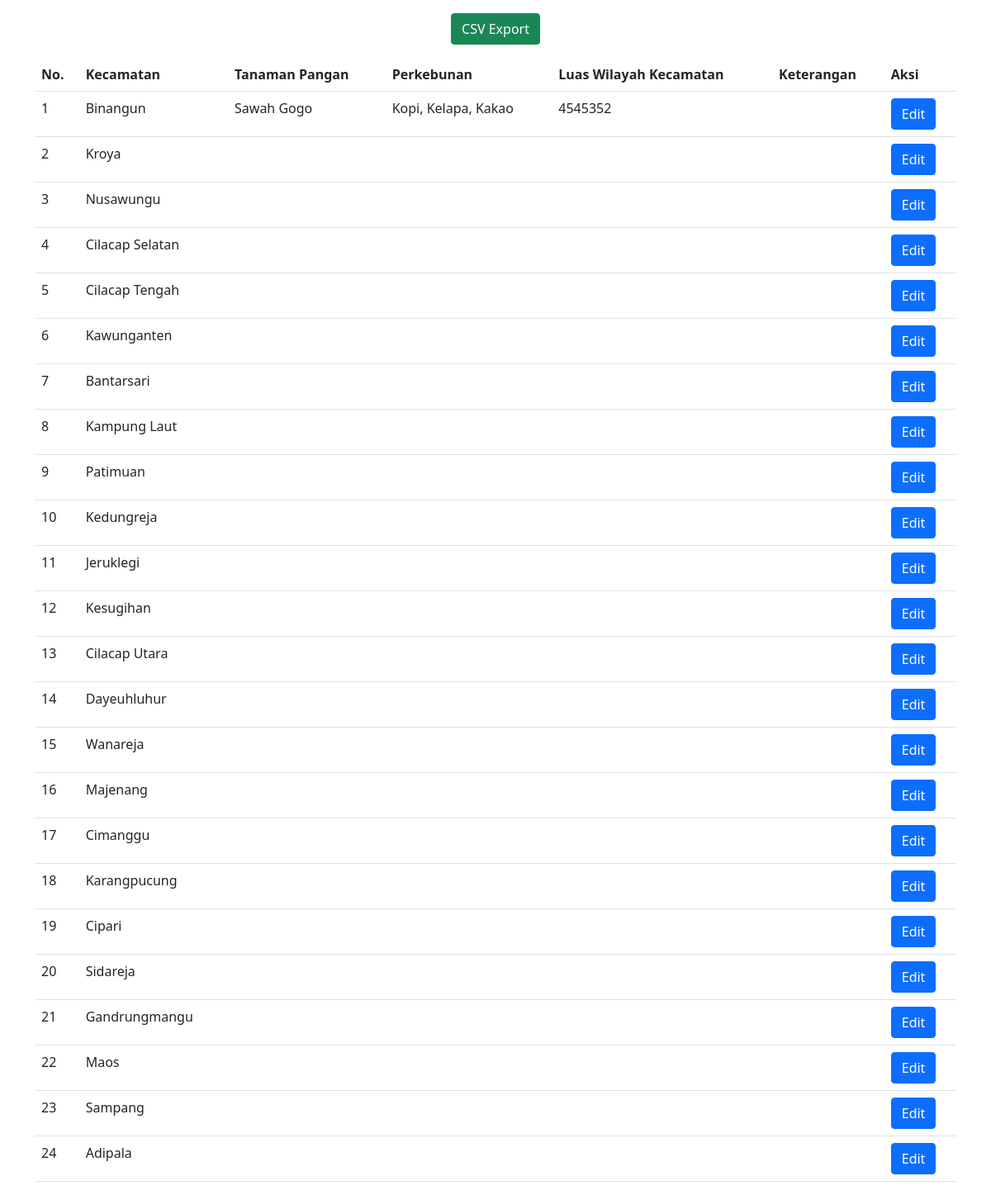
The page / on the database its author committed.
### tables this page shows
CREATE TABLE `tata_guna_lahan` (
  `id_wilayah_kecamatan` int(11) NOT NULL,
  `nama_kecamatan` varchar(100) DEFAULT NULL,
  `tanaman_pangan` varchar(256) DEFAULT NULL,
  `perkebunan` varchar(256) DEFAULT NULL,
  `luas_wilayah_kecamatan` varchar(100) DEFAULT NULL,
  `keterangan` text
);

### data_lahan.php (the view)
<?php
    require_once("koneksi.php");
    $sql = "select * from tata_guna_lahan";
    $result = mysqli_query($conn, $sql);
?>
<main class="container table-responsive">
    <table class="table">
        <tr>
            <th>No.</th>
            <th>Kecamatan</th>
            <th>Tanaman Pangan</th>
            <th>Perkebunan</th>
            <th>Luas Wilayah Kecamatan</th>
            <th>Keterangan</th>
            <th>Aksi</th>
        </tr>
        <?php
            if (mysqli_num_rows($result) > 0) {
                $no = 0;
                while ($row = mysqli_fetch_assoc($result)) {
                    $no++;
                    echo "<tr>";
                    echo "<td>" . $no . "</td>";
                    echo "<td>" . $row['nama_kecamatan'] . "</td>";
                    echo "<td>" . $row['tanaman_pangan'] . "</td>";
                    echo "<td>" . $row['perkebunan'] . "</td>";
                    echo "<td>" . $row['luas_wilayah_kecamatan'] . "</td>";
                    echo "<td>" . $row['keterangan'] . "</td>";
                    echo "<td><button class='btn btn-primary' ><a style='color:white; text-decoration: none;' href='form_edit_data_lahan.php?id=".$row['id_wilayah_kecamatan']."'>Edit</a></button>
                        </td>";
                    }
                }
                ?>
    </table>
</main>

### index.php (shortened to what this page needs)
<!DOCTYPE html>
<html lang="en">
<head>
     <link href="https://cdn.jsdelivr.net/npm/bootstrap@5.0.0-beta1/dist/css/bootstrap.min.css" rel="stylesheet">
</head>
<body>
    <p>
        <form method="post" action="export.php" align="center">
            <input type="submit" name="export" value="CSV Export" class="btn btn-success" />
        </form>
    </p>
    <?php
    include('data_lahan.php');
    ?>
</body>
</html>

### rows shown on the page
tata_guna_lahan: nama_kecamatan "Binangun", tanaman_pangan "Sawah Gogo", perkebunan "Kopi, Kelapa, Kakao", luas_wilayah_kecamatan "4545352"
tata_guna_lahan: nama_kecamatan "Kroya"
tata_guna_lahan: nama_kecamatan "Nusawungu"
tata_guna_lahan: nama_kecamatan "Cilacap Selatan"
tata_guna_lahan: nama_kecamatan "Cilacap Tengah"
tata_guna_lahan: nama_kecamatan "Kawunganten"
tata_guna_lahan: nama_kecamatan "Bantarsari"
tata_guna_lahan: nama_kecamatan "Kampung Laut"
tata_guna_lahan: nama_kecamatan "Patimuan"
tata_guna_lahan: nama_kecamatan "Kedungreja"
tata_guna_lahan: nama_kecamatan "Jeruklegi"
tata_guna_lahan: nama_kecamatan "Kesugihan"
tata_guna_lahan: nama_kecamatan "Cilacap Utara"
tata_guna_lahan: nama_kecamatan "Dayeuhluhur"
tata_guna_lahan: nama_kecamatan "Wanareja"
tata_guna_lahan: nama_kecamatan "Majenang"
tata_guna_lahan: nama_kecamatan "Cimanggu"
tata_guna_lahan: nama_kecamatan "Karangpucung"
tata_guna_lahan: nama_kecamatan "Cipari"
tata_guna_lahan: nama_kecamatan "Sidareja"
tata_guna_lahan: nama_kecamatan "Gandrungmangu"
tata_guna_lahan: nama_kecamatan "Maos"
tata_guna_lahan: nama_kecamatan "Sampang"
tata_guna_lahan: nama_kecamatan "Adipala"
